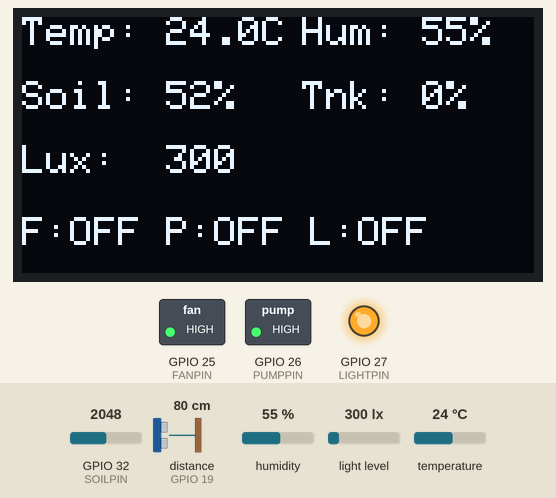
Bench run of a program on a simulated ESP32. On the bench: 128×64 one-colour display, switched loads named in the program (green lamp = pin HIGH), output pins drawn as LEDs (lit = HIGH). Wiring (inferred from the names in the program): ultrasonic range finder: trigger GPIO 18; echo GPIO 19. The test bench sets the inputs (shaded band); at power-on: humidity 55 %, light level 300 lx, GPIO 32 (SOILPIN) = 2048, distance to the obstacle (sensor on GPIO 19) 80 cm, temperature 24 °C. The echo pulse lasts 58.3 µs per cm; WiFi joins after 1.5 s; servers stay silent unless stated; random numbers use the default seed unless the program sets one; no MQTT or app messages arrive unless stated; not simulated (calls return 0 or success): secrets.h; names the files do not define were given values by the test bench: MQTT_BROKER_PORT = 1883; pins used as bus, display or sensor lines are not drawn; what the program prints to the serial monitor is not drawn.

Above: at 4.8 s.
4.9 s: humidity set to 73 %
At 8.6 s:
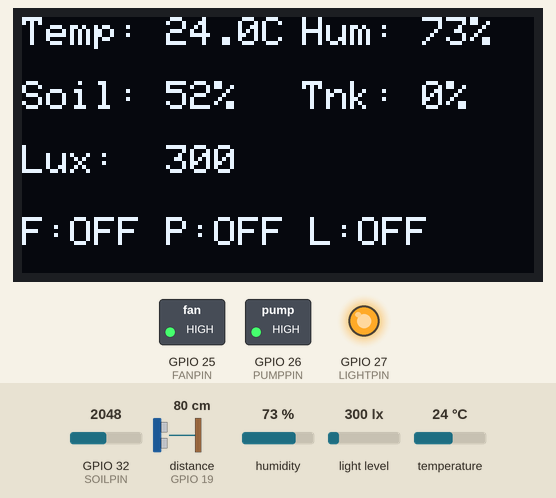
11.5 s: humidity set to 76 %
At 14.4 s:
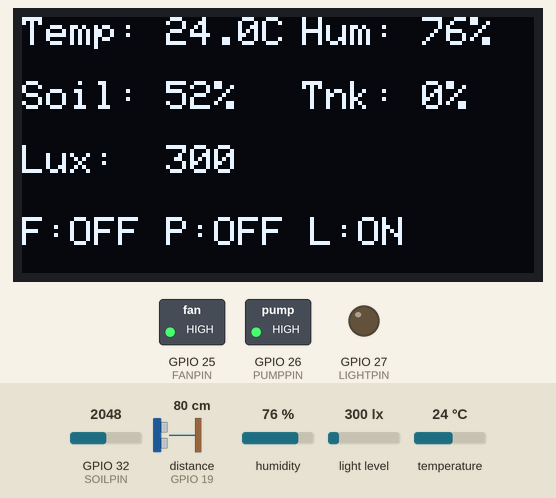
15.1 s: light level set to 663 lx
At 21.2 s:
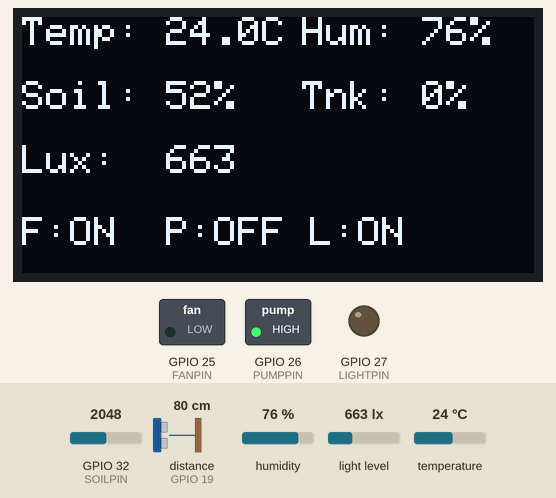
21.5 s: light level set to 733 lx
At 22.0 s:
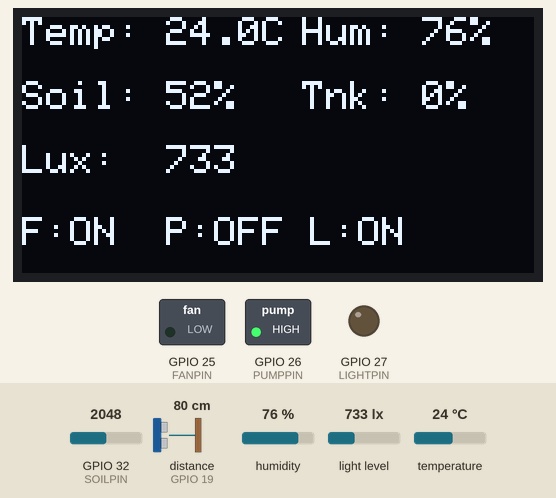
23.1 s: humidity set to 72 %
At 30.3 s:
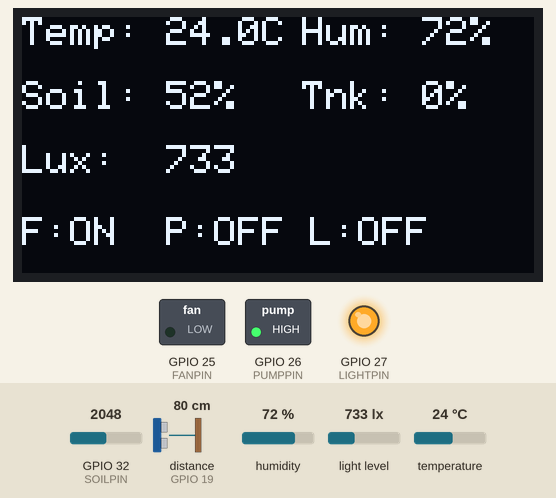
31.1 s: humidity set to 69 %
At 34.4 s:
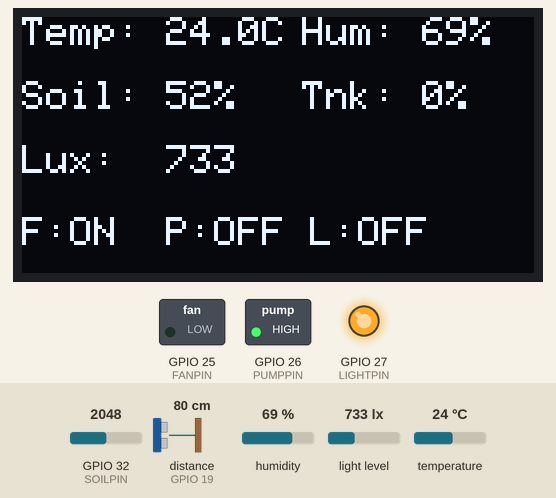
Timing chart, 0 to 41.5 s (numbered marks = the images above; inputs shaded):
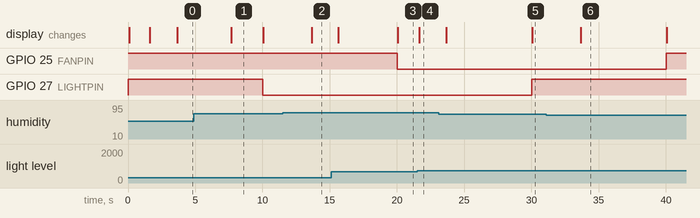

Measured:
- the behaviour switches between 74 and 75 % on humidity (found by bisection; images 1 and 2)
- the behaviour switches between 71 and 70 % on humidity (found by bisection; images 5 and 6)
- after the input at 11.5 s, the display: changes after 2.2 s (image 2)
- after the input at 21.5 s, the display: changes after 0.14 s (image 4)
- after the input at 31.1 s, GPIO 25 (FANPIN): LOW → HIGH after 8.9 s; the display: changes after 2.6 s (image 6)
- what the display in image 1 shows lasts 2.4 s, from 7.7 s to 10.1 s

The program:

main.cpp
```cpp
#include <Arduino.h>
#include "DHT.h"
#include <WiFi.h>
#include <PubSubClient.h>
#include <ArduinoJson.h>
#include <WiFiClientSecure.h>
#include <WiFiManager.h>
#include <Wire.h>
#include <BH1750.h>
#include <Adafruit_GFX.h>
#include <Adafruit_SSD1306.h>
#include "secrets.h"

#define SCREEN_WIDTH 128 // OLED display width, in pixels
#define SCREEN_HEIGHT 64 // OLED display height, in pixels
#define OLED_RESET -1 // Reset pin

#define DHTPIN 4
#define DHTTYPE 11
#define FANPIN 25

#define SOILPIN 32
#define PUMPPIN 26

#define LIGHTPIN 27

#define TRIGPIN 18
#define ECHOPIN 19

#define DEVICENUM 1

DHT dht(DHTPIN, DHTTYPE); // Assign dht sensor
BH1750 gy302; // Assign light sensor
Adafruit_SSD1306 display(SCREEN_WIDTH, SCREEN_HEIGHT, &Wire, OLED_RESET);

// Fixed sensors value
const float tankEmptyDistance = 16.0;
const float tankFullDistance = 5.0;

float lastValidWaterLevel = 100.0;

const int soilDryValue = 3165;
const int soilWetValue = 1050;

// Output states
bool fanState = false;
bool pumpState = false;
bool lightState = false;
bool tankEmpty = false;

bool manualMode = false;

unsigned long pumpStartTime = 0;
const unsigned long pumpRunTimeLimit = 3000; // 3 second
struct SensorSetting{
  float triggerOn;
  float space;
};

// Assign dynamic variables (Dafaults)
SensorSetting temp = {30.0, 2.0};
SensorSetting hum = {75.0, 5.0};
SensorSetting moi = {30.0, 5.0};
SensorSetting lux = {500.0, 200.0};

float triggerTankEmpty = 15.0;


// WiFi settings
// const char* ssid = WIFI_SSID;
// const char* password = WIFI_PASS;

WiFiClientSecure espClient; // Assign WiFi connection worker
// WiFiClient espClient;
PubSubClient client(espClient); // Assign MQTT worker and allow it to access WiFi

// MQTT broker setting (Able to change url and port later)
const char* mqtt_server = MQTT_BROKER_URL;
const int mqtt_port = MQTT_BROKER_PORT;

// MQTT Topics
const char* topic_sensors_data = "sfs/node_1/sensors/data"; // Topic to send data to web server
const char* topic_sensors_settings = "sfs/node_1/sensors/settings"; // Topic to get settings from web server
const char* topic_settings_status = "sfs/node_1/sensors/status"; // Topic to send currenty setting value and status

// Setting for wait time
struct Timer {
  unsigned long previous;
  unsigned long interval;
};

Timer sensorTimer = {0, 30000};
Timer wifiTimer = {0, 10000};
Timer mqttTimer = {0, 5000};
Timer displayTimer = {0, 2000};

// ---------------------------------------------------------------------------------------------------

float getWaterLevel() {
  digitalWrite(TRIGPIN, LOW);
  delayMicroseconds(2);
  digitalWrite(TRIGPIN, HIGH);
  delayMicroseconds(10);
  digitalWrite(TRIGPIN, LOW);

  long duration = pulseIn(ECHOPIN, HIGH, 30000);

  if (duration == 0) {
    return lastValidWaterLevel;
  }

  float distanceCm = duration * 0.034 / 2;

  if (distanceCm > 400) {
    return lastValidWaterLevel;
  }

  int levelPercent = map(distanceCm, tankEmptyDistance, tankFullDistance, 0, 100);
  lastValidWaterLevel = constrain(levelPercent, 0, 100);

  return lastValidWaterLevel;
}

float getSoilMoisture() {
  int rawMoisture = analogRead(SOILPIN);

  // Map and constrain the value
  int moisturePercent = map(rawMoisture, soilDryValue, soilWetValue, 0, 100);
  return constrain(moisturePercent, 0, 100);
}

void sendSettingsStatus() {
  JsonDocument doc; // Assign memory space for JSON named doc
  // Assign value into JSON variable
  doc["manual_mode"] = manualMode;


  doc["temp_on"] = temp.triggerOn;
  doc["temp_space"] = temp.space;
  doc["hum_on"] = hum.triggerOn;
  doc["hum_space"] = hum.space;
  doc["moi_on"] = moi.triggerOn;
  doc["moi_space"] = moi.space;
  doc["light_on"] = lux.triggerOn;
  doc["light_space"] = lux.space;
  doc["device_num"] = DEVICENUM;


  doc["manual_fan"] = fanState;
  doc["manual_pump"] = pumpState;
  doc["manual_light"] = lightState;

  char jsonBuffer[512]; // Space for JSON message
  serializeJson(doc, jsonBuffer); // Pack the message into line format

  client.publish(topic_settings_status, jsonBuffer); // Publish message to MQTT
  Serial.print(F("Published Setting Status: "));
  Serial.println(jsonBuffer); // Print the message in line format
}

// Function to turn payload to string message from web server and update the dynamic variables
void callback(char* topic, byte* payload, unsigned int length) {
  Serial.println(F("\n--- New Settings Received ---"));

  // Parse the JSON
  JsonDocument doc; // Assign a memory named doc for JSON message
  DeserializationError error = deserializeJson(doc, payload, length); // Unpack and organize the message to doc and report error

  if(error) {
    Serial.print(F("JSON Parse failed: "));
    Serial.println(error.f_str()); // print error message using flash memory in string
    return;
  }

  // Update the dynamic variables if the JSON contains them
  if (doc["temp_on"].is<float>()) temp.triggerOn = doc["temp_on"];
  if (doc["temp_space"].is<float>()) temp.space = doc["temp_space"];
  if (doc["hum_on"].is<float>()) hum.triggerOn = doc["hum_on"];
  if (doc["hum_space"].is<float>()) hum.space = doc["hum_space"];
  if (doc["moi_on"].is<float>()) moi.triggerOn = doc["moi_on"];
  if (doc["moi_space"].is<float>()) moi.space = doc["moi_space"];
  if (doc["light_on"].is<float>()) lux.triggerOn = doc["light_on"];
  if (doc["light_space"].is<float>()) lux.space = doc["light_space"];

  if (doc["manual_mode"].is<bool>()) manualMode = doc["manual_mode"];

  if(manualMode == true) {
    // maunual mode read trigger

    // Manual Fan Control
    if(doc["manual_fan"].is<bool>()) {
      fanState = doc["manual_fan"];
      digitalWrite(FANPIN, fanState ? LOW : HIGH); // active low
      Serial.println(fanState ? F("Manual Command: Fan ON") : F("Manual Command: Fan OFF"));
    }

    // Manual Light Control
    if (doc["manual_light"].is<bool>()) {
      lightState = doc["manual_light"];
      digitalWrite(LIGHTPIN, lightState ? LOW : HIGH); // Active-low relay
      Serial.println(lightState ? F("Manual Command: Light ON") : F("Manual Command: Light OFF"));
    }

    // Manual Pump Control
    if (doc["manual_pump"].is<bool>()) {
      bool requestedPumpState = doc["manual_pump"];

      // The manual override safety check!
      if (requestedPumpState == true && tankEmpty == true) {
         Serial.println(F("Manual Override FAILED: Tank is empty! Cannot turn on pump."));
      } else {
         pumpState = requestedPumpState;
         digitalWrite(PUMPPIN, pumpState ? LOW : HIGH); // Active-low relay
         Serial.println(pumpState ? F("Manual Command: Pump ON") : F("Manual Command: Pump OFF"));
      }
    }
  }

  Serial.println(F("Variables updated successfully!"));

  sendSettingsStatus();
}

// Non-blocking MQTT Reconnect
boolean MQTTReconnect() {
  // Assign a client ID per connection for MQTT broker
  Serial.print(F("Attempting MQTT connection..."));

  char clientId[20]; // Create a buffer
  // %04X means "Print as a minimum 4-digit uppercase Hexadecimal"
  snprintf(clientId, sizeof(clientId), "SFS-Node1-%04X", random(0xffff));

  if (client.connect(clientId, MQTT_USER, MQTT_PASS)) { // Username and password for MQTT broker
    Serial.println(F("connected"));
    // Subscribe to the settings topic to receive updates
    client.subscribe(topic_sensors_settings);

    sendSettingsStatus();
    return true;
  } else {
    Serial.print(F("failed, Return Code: ")); // Print return code
    Serial.println(client.state());
    return false;
  }
}

void fan(float humidity, float temperature) {
  if(manualMode == false) {
    // Calculate dynamic off point
    float triggerTempOff = temp.triggerOn - temp.space;
    float triggerHumOff = hum.triggerOn - hum.space;

    // On logic (Fan will be on when one of the value is true)
    if(!fanState && (temperature >= temp.triggerOn || humidity >= hum.triggerOn)) {
      digitalWrite(FANPIN, LOW); // Turn on fan
      fanState = true; // Update fan's state
      Serial.println(F("Fan opened"));

    //Off logic (Using AND in if() to ensure the fan will be off when all the values are low)
    } else if(fanState && (temperature <= triggerTempOff && humidity <= triggerHumOff)) {
      digitalWrite(FANPIN, HIGH); //Turn off fan
      fanState = false; // Update fan's state
      Serial.println(F("Fan Closed"));
    }
  }
}

void waterPump(float moisture, float tankLevel) {
  // Safety kill if water tank is low
  if (tankLevel <= triggerTankEmpty) {
    digitalWrite(PUMPPIN, HIGH); // FORCE THE PUMP OFF!
    pumpState = false;
    tankEmpty = true; // Trigger the alert
    Serial.println(F("WARNING: Tank is empty! Pump disabled to prevent damage."));
    return;
  } else {
    tankEmpty = false; // Tank is safe, clear the alert
  }

  if(manualMode == false) {
    // Calculate dynamic off point
    float triggerMoiOff = moi.triggerOn + moi.space;

    // On logic
    if(!pumpState && moisture <= moi.triggerOn) {
      digitalWrite(PUMPPIN, LOW); // Turn on water pump
      pumpState = true; // Update state
      pumpStartTime = millis(); // Record water pump start time
      Serial.println(F("Water pump opened"));

    //Off logic
    } else if(pumpState && moisture >= triggerMoiOff) {
      digitalWrite(PUMPPIN, HIGH); // Turn off water pump
      pumpState = false; // Update state
      Serial.println(F("Water pump closed"));
    }
  }
}

void growLight(float light) {
  if(manualMode == false) {
    float triggerLightOff = lux.triggerOn + lux.space;
    // On logic
    if(!lightState && light <= lux.triggerOn) {
      digitalWrite(LIGHTPIN, LOW); // Turn on grow light
      lightState = true; // Update state
      Serial.println(F("Grow light opened"));
    } else if(lightState && light >= triggerLightOff) {
      digitalWrite(LIGHTPIN, HIGH); // Turn off grow light
      lightState = false; // Update state
      Serial.println(F("Grow light closed"));
    }
  }
}

void updateDisplay(float t, float h, float m, float wl, float l) {
  display.clearDisplay(); // Wipe the screen clean before drawing
  display.ssd1306_command(0xD3);
  display.ssd1306_command(0x00);
  display.ssd1306_command(0x40);
  display.setTextSize(1); // Normal 1:1 pixel scale
  display.setTextColor(SSD1306_WHITE); // Draw white text

  // --- ROW 1: Temp & Humidity ---
  display.setCursor(0, 0); // (X, Y) coordinates
  display.print(F("Temp: ")); display.print(t, 1); display.print(F("C"));
  display.setCursor(70, 0); // Shift right for humidity
  display.print(F("Hum: ")); display.print(h, 0); display.print(F("%"));

  // --- ROW 2: Soil & Tank Level ---
  display.setCursor(0, 16);
  display.print(F("Soil: ")); display.print(m, 0); display.print(F("%"));
  display.setCursor(70, 16);
  display.print(F("Tnk: ")); display.print(wl, 0); display.print(F("%"));

  // --- ROW 3: Light ---
  display.setCursor(0, 32);
  display.print(F("Lux:  ")); display.print(l, 0);

  // --- ROW 4: Relay Status (F=Fan, P=Pump, L=Light) ---
  display.setCursor(0, 50);
  display.print(F("F:")); display.print(fanState ? "ON " : "OFF");
  display.print(F(" P:")); display.print(pumpState ? "ON " : "OFF");
  display.print(F(" L:")); display.print(lightState ? "ON" : "OFF");

  display.display(); // Actually push all to the physical screen!
}

void setup() {
  Serial.begin(115200);

  pinMode(FANPIN, OUTPUT);
  pinMode(PUMPPIN, OUTPUT);
  pinMode(LIGHTPIN, OUTPUT);
  pinMode(TRIGPIN, OUTPUT);
  pinMode(ECHOPIN, INPUT);
  digitalWrite(FANPIN, HIGH); //Active-low on relay module
  digitalWrite(PUMPPIN, HIGH);
  digitalWrite(LIGHTPIN, HIGH);


  dht.begin();
  Wire.begin();
  if (gy302.begin()) {
    Serial.println(F("BH1750 Light Sensor initialized"));
  } else {
    Serial.println(F("Error initializing BH1750"));
  }

  //Setup Screen
  if(!display.begin(SSD1306_SWITCHCAPVCC, 0x3C)) {
    Serial.println(F("SSD1306 allocation failed"));
  } else {
    display.clearDisplay();
    display.setTextColor(SSD1306_WHITE);
    display.setCursor(10, 25);
    display.setTextSize(2); // Big text for the boot screen
    display.print(F("Booting.."));
    display.display();
    Serial.println(F("OLED initialized"));
  }

  // Connect to Wi-Fi
  // Serial.print(F("Connecting to WiFi..."));
  // WiFi.begin(ssid, password);
  // while (WiFi.status() != WL_CONNECTED) {
  //   delay(500);
  //   Serial.print(F("."));
  // }
  // Serial.println(F(" Connected!"));

  // --- DYNAMIC CAPTIVE PORTAL SETUP ---
  // 1. Update the OLED to tell the user what to do if it fails to auto-connect
  display.clearDisplay();
  display.setTextSize(1);
  display.setCursor(0, 5);
  display.println(F("Connecting WiFi..."));
  display.println(F("If fails, connect"));
  display.println(F("phone to AP:"));
  display.setTextSize(2);
  display.setCursor(0, 40);
  display.println(F("SFS-Setup"));
  display.display();

  // 2. Initialize WiFiManager
  WiFiManager wm;

  // 3. Set a 3-minute timeout so the ESP32 doesn't freeze forever if no one connects
  wm.setConfigPortalTimeout(180);

  // 4. Attempt to connect. If it fails, start the "SFS-Setup" hotspot.
  if (!wm.autoConnect("SFS-Setup")) {
    Serial.println(F("Portal timed out or connection failed. Resetting..."));
    delay(3000);
    ESP.restart(); // Restart and try again
  }

  // 5. If the code reaches here, Wi-Fi is successfully connected!
  Serial.println(F("WiFi Connected successfully!"));

  // 6. Show the successful connection on the OLED
  display.clearDisplay();
  display.setTextSize(1);
  display.setCursor(0, 15);
  display.println(F("WiFi Connected!"));
  display.print(F("IP: "));
  display.println(WiFi.localIP());
  display.display();
  delay(2000); // Pause for 2 seconds so the user can read it

  espClient.setInsecure();

  // Setup MQTT
  client.setServer(mqtt_server, mqtt_port);
  client.setBufferSize(512);
  client.setCallback(callback);
}

void loop() {
  // Using millis rather than delay to ensure non-blocking on ESP32
  unsigned long currentMillis = millis();


  if (manualMode == false) {
    sensorTimer.interval = 10000;
    if (pumpState && (currentMillis - pumpStartTime >= pumpRunTimeLimit)) {
      digitalWrite(PUMPPIN, HIGH);
      pumpState = false;
      Serial.println(F("Safety Timeout: Pump stopped after 3 seconds."));
    }
  } else {
    sensorTimer.interval = 5000; // Sensor timer set to 5s in manual mode
  }

  // Read every 2 second for display update
  if (currentMillis - displayTimer.previous >= displayTimer.interval) {
    displayTimer.previous = currentMillis;
    float h = dht.readHumidity();
    float t = dht.readTemperature();
    float m = getSoilMoisture();
    float l = gy302.readLightLevel();
    float wl = getWaterLevel();
    updateDisplay(t, h, m, wl, l);
  }

  if (WiFi.status() != WL_CONNECTED) { // Check connect status for WiFi
    if (currentMillis - wifiTimer.previous > wifiTimer.interval) {
      wifiTimer.previous = currentMillis;
      Serial.println(F("Wi-Fi lost. Reconnecting..."));
      WiFi.disconnect();
      WiFi.reconnect();
    }
  } else if (!client.connected()) { // Check connect status for MQTT
    if (currentMillis - mqttTimer.previous > mqttTimer.interval) {
      mqttTimer.previous = currentMillis;
      MQTTReconnect();
    }
  } else {
    client.loop(); // Process incoming message (Call callback function)
  }

  // Read time
  if(currentMillis - sensorTimer.previous >= sensorTimer.interval) {
    sensorTimer.previous  = currentMillis;

    // Assign value from sensor
    float h = dht.readHumidity();
    float t = dht.readTemperature();
    float m = getSoilMoisture();
    float l = gy302.readLightLevel();
    float wl = getWaterLevel();

    if(isnan(h) || isnan(t)) {
      Serial.println(F("Failed to read from DHT sensor! Auto Fan logic skipped."));
      // Only in Auto Mode will a sensor error force the fan to shut down.
      // If in Manual Mode, sensor errors are not allowed to interfere with the fan status.
      if (manualMode == false) {
        digitalWrite(FANPIN, HIGH);
        fanState = false;
      }
    } else {
      fan(h, t);
    }

    waterPump(m, wl);
    growLight(l);

    Serial.print(F("Temp: "));
    Serial.print(t);
    Serial.print(F("C | Hum: "));
    Serial.print(h);
    Serial.print(F("% | Moi: "));
    Serial.print(m);
    Serial.print(F("% | Tank: "));
    Serial.print(wl);
    Serial.print(F("% | Lux: "));
    Serial.println(l);

    updateDisplay(t, h, m, wl, l);

    if (client.connected()) {
      JsonDocument doc; // Assign memory space for JSON named doc
      // Assign value into JSON variable
      doc["device_num"] = DEVICENUM;

      doc["temperature"] = t;
      doc["humidity"] = h;
      doc["fan_status"] = fanState;
      doc["moisture"] = m;
      doc["water_pump_status"] = pumpState;
      doc["light_lux"] = l;
      doc["grow_light_state"] = lightState;
      doc["tank_level"] = wl;
      doc["tank_empty_alert"] = tankEmpty;

      char jsonBuffer[512]; // Space for JSON message
      serializeJson(doc, jsonBuffer); // Pack the message into line format

      client.publish(topic_sensors_data, jsonBuffer); // Publish message to MQTT
      Serial.print(F("Published Data: "));
      Serial.println(jsonBuffer); // Print the message in line format
    }
  }
}
```
